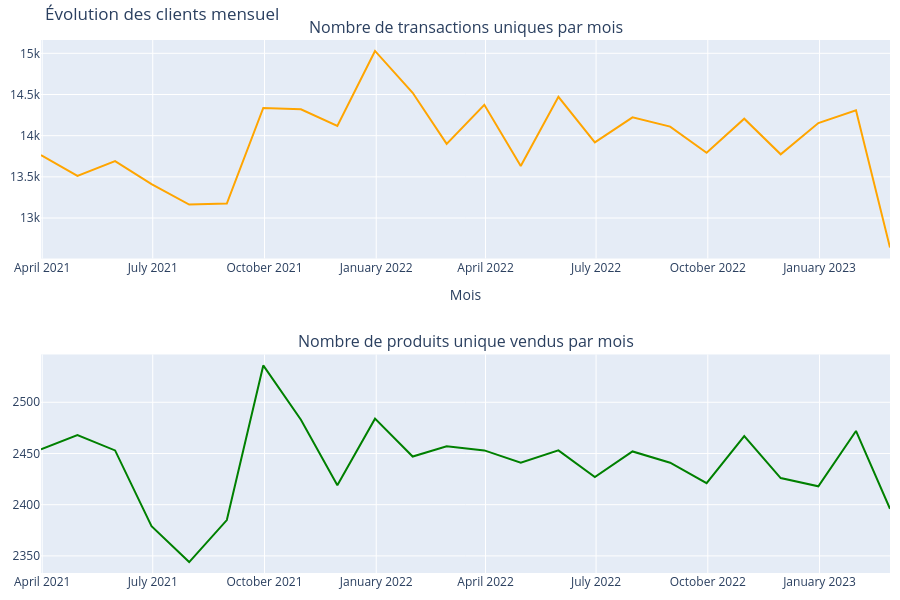

Source (notebook cell):
### Code cell
#traçage des courbes
fig = make_subplots(rows=2, cols=1, subplot_titles=("Nombre de transactions uniques par mois", "Nombre de produits unique vendus par mois"), vertical_spacing=0.18)

fig.add_trace(go.Scatter(
    x=transac_mois['date'],
    y=transac_mois['Transaction'],
    mode='lines',
    name = 'Transaction par mois',
    line=dict(width=2, color='orange'),
),
    row = 1, col = 1
)

fig.add_trace(go.Scatter(
    x=produit_mois['date'],
    y=produit_mois['produit'],
    mode='lines',
    name = 'Produits vendus',
    line=dict(width=2, color='green'),
    ),
    row = 2, col = 1
)


# mise en forme
fig.update_layout(
    title="Évolution des clients mensuel",
    xaxis_title="Mois",
    height = 600,
    showlegend = False,
    margin= dict(t=40, b=20, l=10, r=10),
    hovermode="x",
    hoverlabel=dict(
    bgcolor="white",    # couleur de fond
    font_size=12,       # taille de la police
    font_family="Arial" # police
)
)

fig.update_xaxes(hoverformat = "%b %Y", tickformat = "%B %Y")
fig.show()

### Figure 1 — Plotly figure (JSON) as saved in the notebook; plotly's stock layout.template omitted (floating-point values rounded to 4 significant figures)
{"data": [{"line": {"color": "orange", "width": 2}, "mode": "lines", "name": "Transaction par mois", "type": "scatter", "x": ["2021-03-31T00:00:00.000000000", "2021-04-30T00:00:00.000000000", "2021-05-31T00:00:00.000000000", "2021-06-30T00:00:00.000000000", "2021-07-31T00:00:00.000000000", "2021-08-31T00:00:00.000000000", "2021-09-30T00:00:00.000000000", "2021-10-31T00:00:00.000000000", "2021-11-30T00:00:00.000000000", "2021-12-31T00:00:00.000000000", "2022-01-31T00:00:00.000000000", "2022-02-28T00:00:00.000000000", "2022-03-31T00:00:00.000000000", "2022-04-30T00:00:00.000000000", "2022-05-31T00:00:00.000000000", "2022-06-30T00:00:00.000000000", "2022-07-31T00:00:00.000000000", "2022-08-31T00:00:00.000000000", "2022-09-30T00:00:00.000000000", "2022-10-31T00:00:00.000000000", "2022-11-30T00:00:00.000000000", "2022-12-31T00:00:00.000000000", "2023-01-31T00:00:00.000000000", "2023-02-28T00:00:00.000000000"], "xaxis": "x", "y": [13765, 13512, 13692, 13413, 13164, 13176, 14336, 14321, 14118, 15029, 14521, 13901, 14375, 13633, 14471, 13918, 14223, 14110, 13793, 14206, 13774, 14153, 14309, 12641], "yaxis": "y"}, {"line": {"color": "green", "width": 2}, "mode": "lines", "name": "Produits vendus", "type": "scatter", "x": ["2021-03-31T00:00:00.000000000", "2021-04-30T00:00:00.000000000", "2021-05-31T00:00:00.000000000", "2021-06-30T00:00:00.000000000", "2021-07-31T00:00:00.000000000", "2021-08-31T00:00:00.000000000", "2021-09-30T00:00:00.000000000", "2021-10-31T00:00:00.000000000", "2021-11-30T00:00:00.000000000", "2021-12-31T00:00:00.000000000", "2022-01-31T00:00:00.000000000", "2022-02-28T00:00:00.000000000", "2022-03-31T00:00:00.000000000", "2022-04-30T00:00:00.000000000", "2022-05-31T00:00:00.000000000", "2022-06-30T00:00:00.000000000", "2022-07-31T00:00:00.000000000", "2022-08-31T00:00:00.000000000", "2022-09-30T00:00:00.000000000", "2022-10-31T00:00:00.000000000", "2022-11-30T00:00:00.000000000", "2022-12-31T00:00:00.000000000", "2023-01-31T00:00:00.000000000", "2023-02-28T00:00:00.000000000"], "xaxis": "x2", "y": [2454, 2468, 2453, 2379, 2344, 2385, 2536, 2483, 2419, 2484, 2447, 2457, 2453, 2441, 2453, 2427, 2452, 2441, 2421, 2467, 2426, 2418, 2472, 2396], "yaxis": "y2"}], "layout": {"annotations": [{"font": {"size": 16}, "showarrow": false, "text": "Nombre de transactions uniques par mois", "x": 0.5, "xanchor": "center", "xref": "paper", "y": 1, "yanchor": "bottom", "yref": "paper"}, {"font": {"size": 16}, "showarrow": false, "text": "Nombre de produits unique vendus par mois", "x": 0.5, "xanchor": "center", "xref": "paper", "y": 0.41, "yanchor": "bottom", "yref": "paper"}], "height": 600, "hoverlabel": {"bgcolor": "white", "font": {"family": "Arial", "size": 12}}, "hovermode": "x", "margin": {"b": 20, "l": 10, "r": 10, "t": 40}, "showlegend": false, "title": {"text": "Évolution des clients mensuel"}, "xaxis": {"anchor": "y", "domain": [0, 1], "hoverformat": "%b %Y", "tickformat": "%B %Y", "title": {"text": "Mois"}}, "xaxis2": {"anchor": "y2", "domain": [0, 1], "hoverformat": "%b %Y", "tickformat": "%B %Y"}, "yaxis": {"anchor": "x", "domain": [0.59, 1]}, "yaxis2": {"anchor": "x2", "domain": [0, 0.41]}}}
